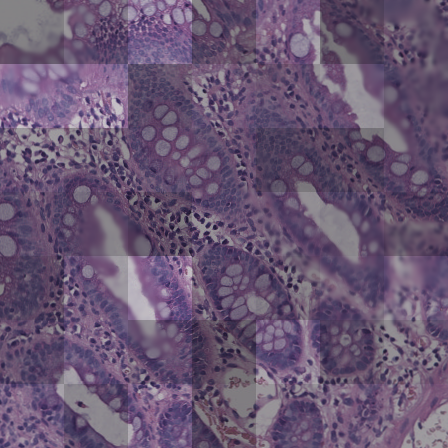
#> input picture src/mixed_patch_1_2.jpeg, 448 x 448 px, given as the content of the folder test_images, which was not available
$ python main.py
#> lines starting #> are read from the running program, lines starting #| are printed output that depends on the picture; pictures that were not available may be replaced by others from this repository, and a replacement may not be noted
### metrics/compute.py
# coding: utf-8

from __future__ import (
    absolute_import,
    division,
    print_function,
    unicode_literals
)

from math import atan2, pi
from sys import argv

import numpy as np
from imageio import imread
from skimage.feature import canny

from cpbd.octave import sobel


# threshold to characterize blocks as edge/non-edge blocks
THRESHOLD = 0.002

# fitting parameter
BETA = 3.6

# block size
BLOCK_HEIGHT, BLOCK_WIDTH = (64, 64)

# just noticeable widths based on the perceptual experiments
WIDTH_JNB = np.concatenate([5*np.ones(51), 3*np.ones(205)])


def compute(image):
    # type: (numpy.ndarray) -> float
    """Compute the sharpness metric for the given data."""

    # convert the image to double for further processing
    image = image.astype(np.float64)

    # edge detection using canny and sobel canny edge detection is done to
    # classify the blocks as edge or non-edge blocks and sobel edge
    # detection is done for the purpose of edge width measurement.
    canny_edges = canny(image)
    sobel_edges = sobel(image)

    # edge width calculation
    marziliano_widths = marziliano_method(sobel_edges, image)

    # sharpness metric calculation
    return _calculate_sharpness_metric(image, canny_edges, marziliano_widths)


# [148 lines left out: functions marziliano_method, _calculate_sharpness_metric, is_edge_block, not called in this run]


def get_block_contrast(block):
    # type: (numpy.ndarray) -> int
    return int(np.max(block) - np.min(block))


# [4 lines that do not run on import are left out]

### main.py
import os

from metrics import compute
from matplotlib.pyplot import imread
import matplotlib.pyplot as plt
import numpy as np
import cv2

if __name__ == "__main__":
    for filename in os.listdir("test_images"):
        if filename.startswith("."):
            continue
        image = cv2.imread(os.path.join("test_images", filename))
#> image is the input picture: shape (448, 448, 3); mean B, G, R 115.1, 86.3, 104.9
        image = cv2.cvtColor(image, cv2.COLOR_BGR2GRAY)
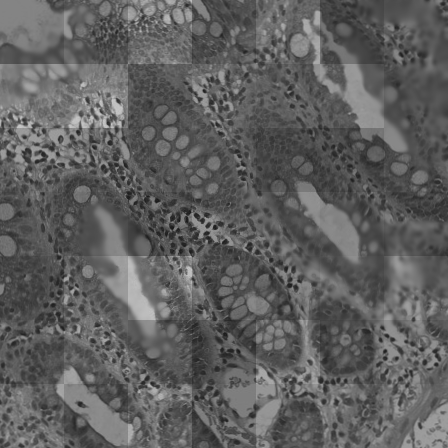
#> image: shape (448, 448); min 25, max 201, mean 95.2
        noise = np.random.rand(*image.shape)
        print(compute(image))
#> in compute, `canny_edges = canny(image)`:
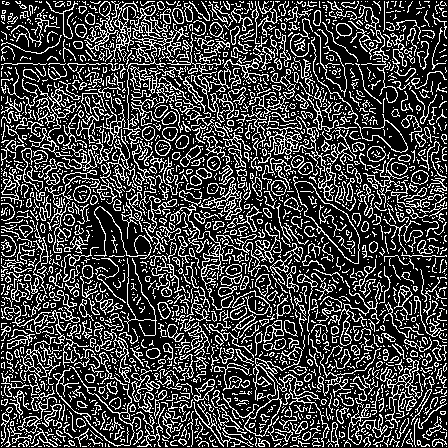
#> canny_edges: shape (448, 448) bool; 26% white in thin lines or dots
#> (the call stopped at in compute, `sobel_edges = sobel(image)`: cpbd is not available in this run)
        image = image * noise
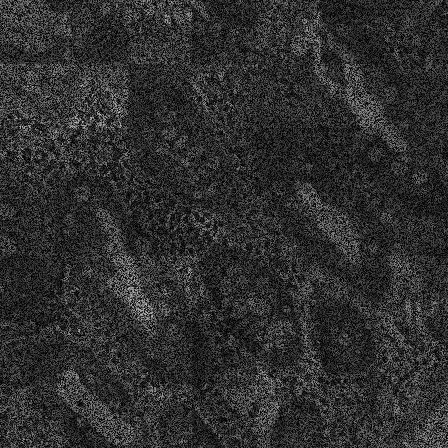
#> image: shape (448, 448) float64; min 0.000457, max 193.6, mean 47.7
        print(compute(image))
#> in compute (call 2), `canny_edges = canny(image)`:
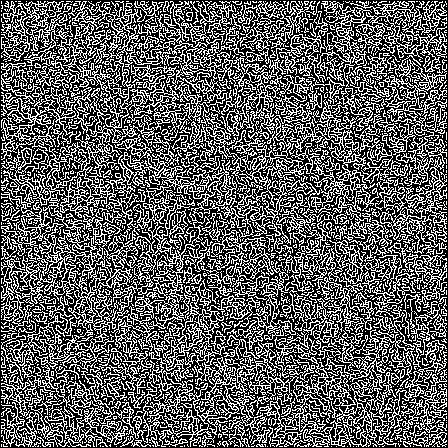
#> canny_edges: shape (448, 448) bool; 37.2% white in thin lines or dots
#> (the call stopped at in compute, `sobel_edges = sobel(image)`: cpbd is not available in this run)
        plt.imshow(image)
        plt.show()
        break
